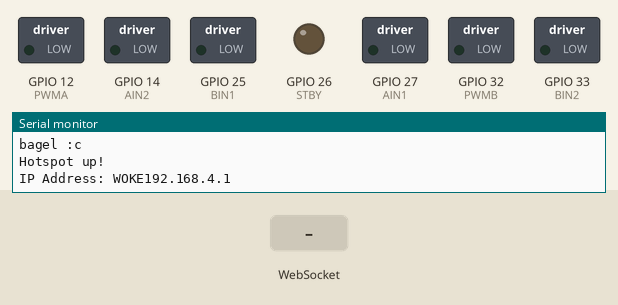
This program was run on a simulated ESP32. Shown: switched loads named in the program (green lamp = pin HIGH), output pins drawn as LEDs (lit = HIGH), the last lines printed to the serial monitor. The test bench sets the inputs (shaded band). Storage starts empty.

Above: at 1.2 s.
1.3 s: WebSocket text "left" received
At 2.5 s:
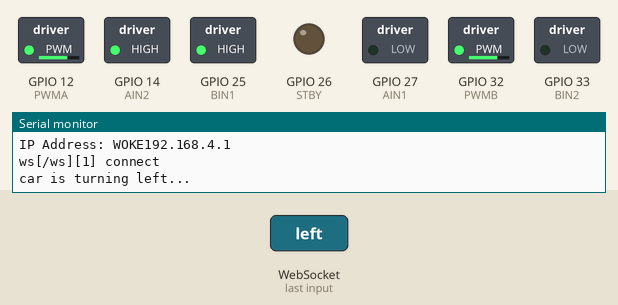
2.8 s: WebSocket text "right" received
At 3.7 s:
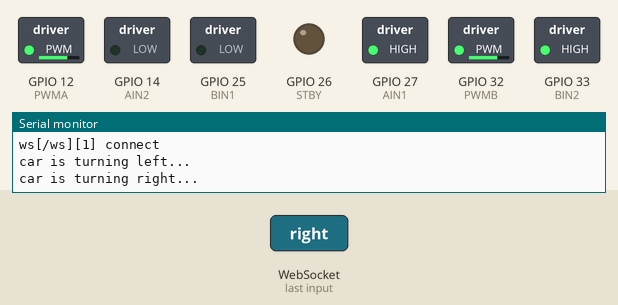
4.3 s: WebSocket text "up" received
At 4.9 s:
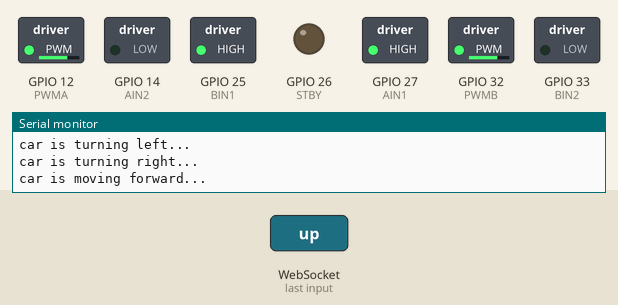
5.8 s: WebSocket text "down" received
At 7.0 s:
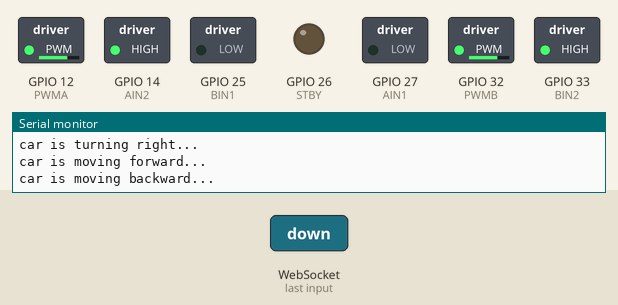
7.3 s: WebSocket text "stop" received
At 8.4 s:
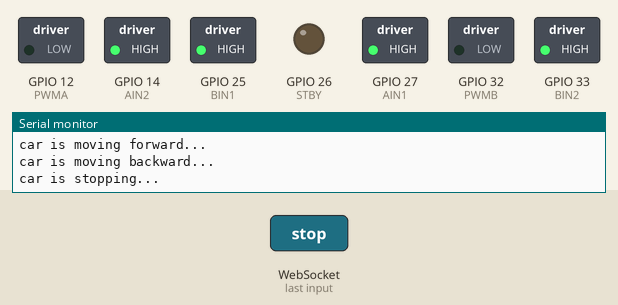
Timing chart, 0 to 10.3 s (numbered marks = the images above; inputs shaded):
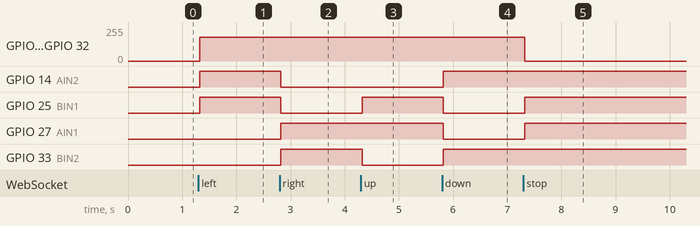

Measured:
- after the input at 1.3 s, GPIO 12 (PWMA), GPIO 32 (PWMB): 0/255 → 180/255 at once; GPIO 14 (AIN2), GPIO 25 (BIN1): LOW → HIGH at once
- after the input at 2.8 s, GPIO 14 (AIN2), GPIO 25 (BIN1): HIGH → LOW at once; GPIO 27 (AIN1), GPIO 33 (BIN2): LOW → HIGH at once
- after the input at 4.3 s, GPIO 25 (BIN1): LOW → HIGH at once; GPIO 33 (BIN2): HIGH → LOW at once
- after the input at 5.8 s, GPIO 14 (AIN2), GPIO 33 (BIN2): LOW → HIGH at once; GPIO 25 (BIN1), GPIO 27 (AIN1): HIGH → LOW at once
- after the input at 7.3 s, GPIO 12 (PWMA), GPIO 32 (PWMB): 180/255 → 0/255 at once; GPIO 25 (BIN1), GPIO 27 (AIN1): LOW → HIGH at once

The program:

main.cpp
```cpp
#include "SPIFFS.h"
#include <Arduino.h>
#include <AsyncTCP.h>
#include <ESPAsyncWebServer.h>
#include <WiFi.h>

// Motor control pins
#define AIN1 27
#define AIN2 14
#define BIN1 25 // TODO: change pin to 25 for the straight wiring
#define BIN2 33 // TODO: change pin to 33 for the straight wiring
#define PWMA 12
#define PWMB 32
#define STBY 26 // TODO: change to pin 26 for the straight wiring

/*
  The resolution of the PWM is 8 bit so the value is between 0-255
  We will set the speed between 100 to 255.
*/
enum speedSettings { SLOW = 100, NORMAL = 180, FAST = 255 };

class Car {
private:
  const int PWM_FREQ = 1000;    // 1kHz
  const int PWM_RESOLUTION = 8; // 8-bit (0-255)

  // holds the current speed settings, see values for SLOW, NORMAL, FAST
  speedSettings currentSpeedSettings;

public:
  Car() {
    // Initialize motor control pins
    pinMode(AIN1, OUTPUT);
    pinMode(AIN2, OUTPUT);
    pinMode(BIN1, OUTPUT);
    pinMode(BIN2, OUTPUT);
    pinMode(PWMA, OUTPUT);
    pinMode(PWMB, OUTPUT);
    pinMode(STBY, OUTPUT);

    // Initialize PWM pins (standard analogWrite for ESP32)
    // ESP32 will use ledc behind the scenes automatically
    analogWrite(PWMA, 0);
    analogWrite(PWMB, 0);
    digitalWrite(STBY, HIGH);

    // Set PWM frequency for ESP32
    analogWriteFrequency(PWM_FREQ);
    analogWriteResolution(PWM_RESOLUTION);

    // Attach Pin to Channel
    //  ledcAttachPin(SPEED_CONTROL_PIN_1, channel_0);
    //  ledcAttachPin(SPEED_CONTROL_PIN_2, channel_1);

    // initialize default speed to SLOW
    setCurrentSpeed(speedSettings::NORMAL);
  }

  // Set left motor speed (-255 to 255)
  void setLeftMotor(int speed) {
    if (speed > 0) {
      digitalWrite(AIN1, HIGH);
      digitalWrite(AIN2, LOW);
      analogWrite(PWMA, speed);
    } else if (speed < 0) {
      digitalWrite(AIN1, LOW);
      digitalWrite(AIN2, HIGH);
      analogWrite(PWMA, -speed);
    } else {
      digitalWrite(AIN1, HIGH);
      digitalWrite(AIN2, HIGH);
      analogWrite(PWMA, 0);
    }
  }

  // Set right motor speed (-255 to 255)
  void setRightMotor(int speed) {
    if (speed > 0) {
      digitalWrite(BIN1, HIGH);
      digitalWrite(BIN2, LOW);
      analogWrite(PWMB, speed);
    } else if (speed < 0) {
      digitalWrite(BIN1, LOW);
      digitalWrite(BIN2, HIGH);
      analogWrite(PWMB, -speed);
    } else {
      digitalWrite(BIN1, HIGH);
      digitalWrite(BIN2, HIGH);
      analogWrite(PWMB, 0);
    }
  }

  // Turn the car left
  void turnLeft() {
    Serial.println("car is turning left...");
    setLeftMotor(-currentSpeedSettings);
    setRightMotor(currentSpeedSettings);
  }

  // Turn the car right
  void turnRight() {
    Serial.println("car is turning right...");
    setLeftMotor(currentSpeedSettings);
    setRightMotor(-currentSpeedSettings);
  }

  // Move the car forward
  void moveForward() {
    Serial.println("car is moving forward...");
    setLeftMotor(currentSpeedSettings);
    setRightMotor(currentSpeedSettings);
  }

  // Move the car backward
  void moveBackward() {
    Serial.println("car is moving backward...");
    setLeftMotor(-currentSpeedSettings);
    setRightMotor(-currentSpeedSettings);
  }

  // Stop the car
  void stop() {
    Serial.println("car is stopping...");
    setLeftMotor(0);
    setRightMotor(0);
  }

  // Set the motor speed (Legacy helper, not strictly needed but kept for
  // compatibility if needed internally)
  void setMotorSpeed() {
    // No-op, handled by individual moves now
  }

  // Set the current speed
  void setCurrentSpeed(speedSettings newSpeedSettings) {
    Serial.println("car is changing speed...");
    currentSpeedSettings = newSpeedSettings;
  }
  // Get the current speed
  speedSettings getCurrentSpeed() { return currentSpeedSettings; }
};

const char *ssid = "FBI_van";
const char *password = "security12345";

// AsyncWebserver runs on port 80 and the asyncwebsocket is initialize at this
// point also
AsyncWebServer server(80);
AsyncWebSocket ws("/ws");

// Our car object
Car car;

// Function to send commands to car
void sendCarCommand(const char *command) {
  // command could be either "left", "right", "forward" or "reverse" or "stop"
  // or speed settingg "slow-speed", "normal-speed", or "fast-speed"
  // or "M:left,right" for sumo mode
  if (strncmp(command, "M:", 2) == 0) {
    int left, right;
    if (sscanf(command + 2, "%d,%d", &left, &right) == 2) {
      car.setLeftMotor(left);
      car.setRightMotor(right);
    }
  } else if (strcmp(command, "left") == 0) {
    car.turnLeft();
  } else if (strcmp(command, "right") == 0) {
    car.turnRight();
  } else if (strcmp(command, "up") == 0) {
    car.moveForward();
  } else if (strcmp(command, "down") == 0) {
    car.moveBackward();
  } else if (strcmp(command, "stop") == 0) {
    car.stop();
  } else if (strcmp(command, "slow-speed") == 0) {
    car.setCurrentSpeed(speedSettings::SLOW);
  } else if (strcmp(command, "normal-speed") == 0) {
    car.setCurrentSpeed(speedSettings::NORMAL);
  } else if (strcmp(command, "fast-speed") == 0) {
    car.setCurrentSpeed(speedSettings::FAST);
  }
}

// Processor for index.html page template.  This sets the radio button to
// checked or unchecked
String indexPageProcessor(const String &var) {
  String status = "";
  if (var == "SPEED_SLOW_STATUS") {
    if (car.getCurrentSpeed() == speedSettings::SLOW) {
      status = "checked";
    }
  } else if (var == "SPEED_NORMAL_STATUS") {
    if (car.getCurrentSpeed() == speedSettings::NORMAL) {
      status = "checked";
    }
  } else if (var == "SPEED_FAST_STATUS") {
    if (car.getCurrentSpeed() == speedSettings::FAST) {
      status = "checked";
    }
  }
  return status;
}

// Callback function that receives messages from websocket client
void onWsEvent(AsyncWebSocket *server, AsyncWebSocketClient *client,
               AwsEventType type, void *arg, uint8_t *data, size_t len) {
  switch (type) {
  case WS_EVT_CONNECT:
    Serial.printf("ws[%s][%u] connect\n", server->url(), client->id());
    break;

  case WS_EVT_DISCONNECT:
    Serial.printf("ws[%s][%u] disconnect\n", server->url(), client->id());
    break;

  case WS_EVT_DATA: {
    AwsFrameInfo *info = (AwsFrameInfo *)arg;
    if (info->final && info->index == 0 && info->len == len &&
        info->opcode == WS_TEXT) {
      // Create a null-terminated copy safely
      char msg[len + 1];
      memcpy(msg, data, len);
      msg[len] = '\0';
      sendCarCommand(msg);
    }
    break;
  }

  case WS_EVT_PONG:
    Serial.printf("ws[%s][%u] pong[%u]: %s\n", server->url(), client->id(), len,
                  (len) ? (char *)data : "");
    break;

  case WS_EVT_ERROR:
    // Serial.printf("ws[%s][%u] error\n", server->url(), client->id());
    break;
  }
}

// Function called when resource is not found on the server
void notFound(AsyncWebServerRequest *request) {
  request->send(404, "text/plain", "Not found");
}

void setup() {
  // Initialize the serial monitor baud rate
  Serial.begin(115200);
  Serial.println("bagel :c");

  WiFi.mode(WIFI_AP);
  bool apStarted = WiFi.softAP(ssid, password);
  if (apStarted) {
    Serial.println("Hotspot up!");
    Serial.print("IP Address: ");
    Serial.print("WOKE");
    Serial.println(WiFi.softAPIP().toString());
  } else {
    Serial.println("Failed to create hotspot.");
    return;
  }

  // Initialize SPIFFS
  if (!SPIFFS.begin(true)) {
    Serial.println("An Error has occurred while mounting SPIFFS");
    return;
  }

  // Add callback function to websocket server
  ws.onEvent(onWsEvent);
  server.addHandler(&ws);

  server.on("/", HTTP_GET, [](AsyncWebServerRequest *request) {
    Serial.println("Requesting index page...");
    request->send(SPIFFS, "/index.html", "text/html", false,
                  indexPageProcessor);
  });

  // Route to load entireframework.min.css file
  server.on("/css/entireframework.min.css", HTTP_GET,
            [](AsyncWebServerRequest *request) {
              request->send(SPIFFS, "/css/entireframework.min.css", "text/css");
            });

  // Route to load custom.css file
  server.on("/css/custom.css", HTTP_GET, [](AsyncWebServerRequest *request) {
    request->send(SPIFFS, "/css/custom.css", "text/css");
  });

  // Route to load custom.js file
  server.on("/js/custom.js", HTTP_GET, [](AsyncWebServerRequest *request) {
    request->send(SPIFFS, "/js/custom.js", "text/javascript");
  });

  // On Not Found
  server.onNotFound(notFound);

  // Start server
  server.begin();
}

void loop() {
  // No code in here.  Server is running in asynchronous mode
}
```
